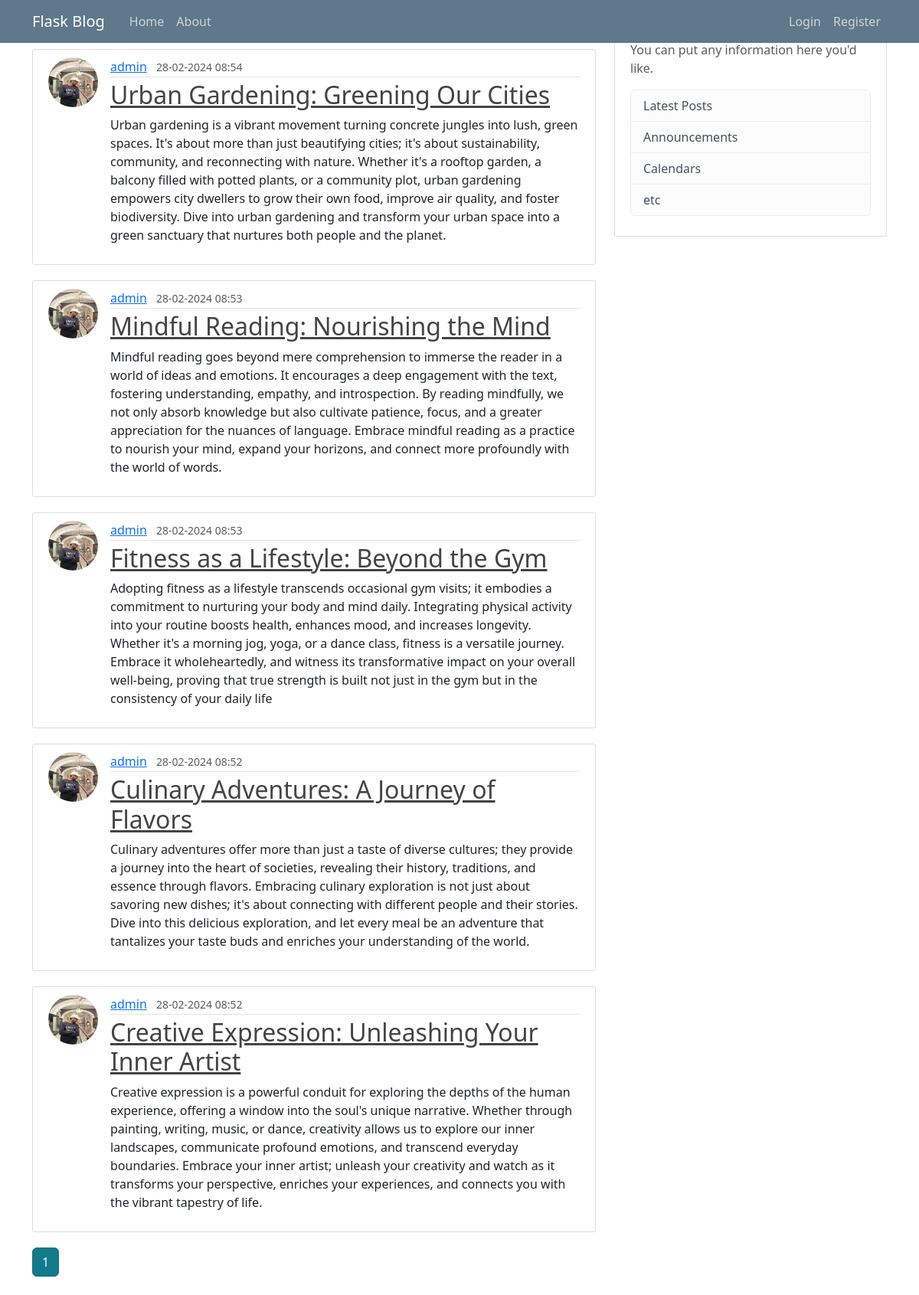
The app's page /user/admin, older data.
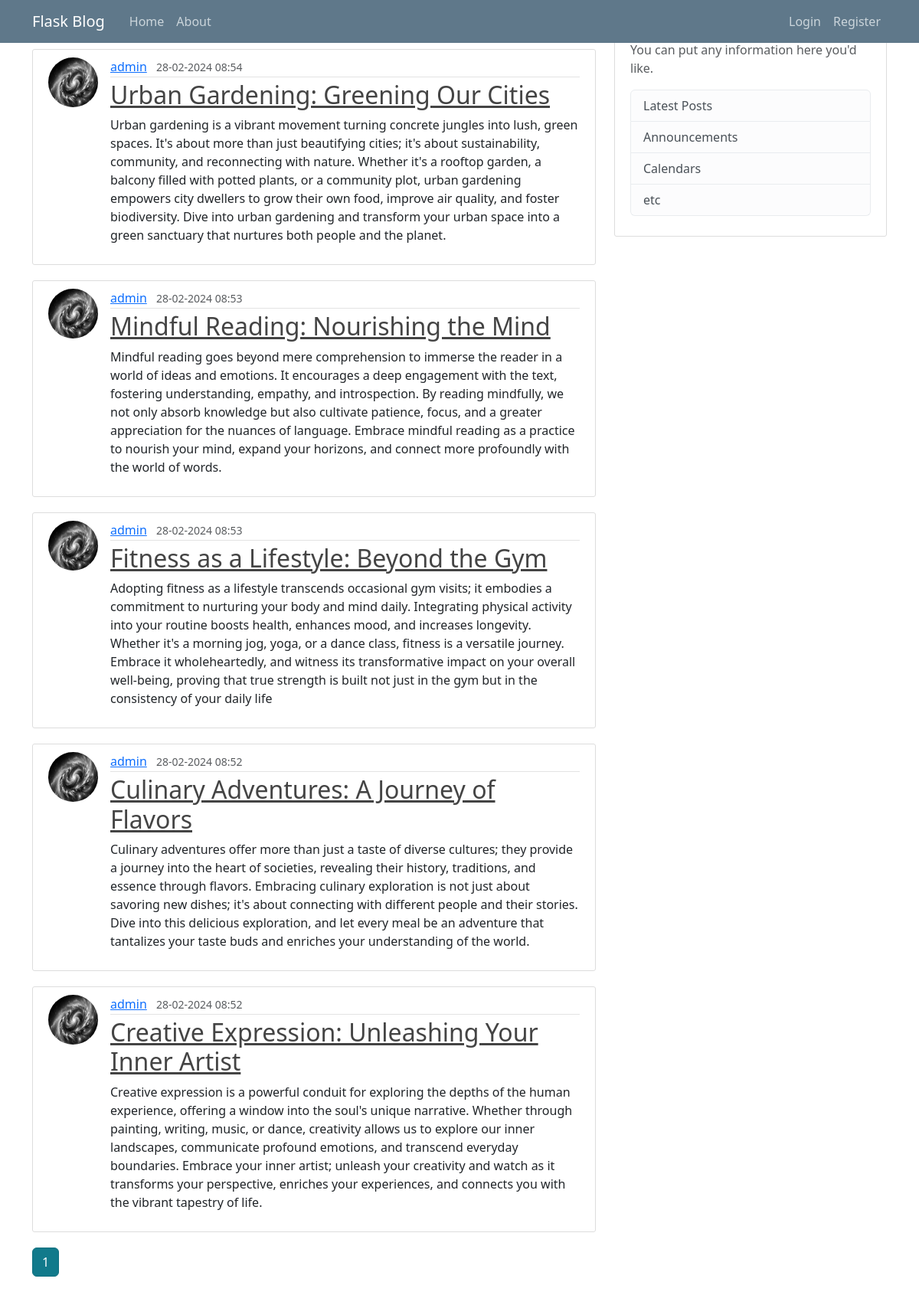
The same page, newer data.
### app/models.py (models this page shows, shortened)
class Posts(db.Model):
    id = db.Column(db.Integer, primary_key=True)
    title = db.Column(db.String(20), nullable=False)
    date_posted = db.Column(db.DateTime, nullable=False, default=datetime.utcnow)
    content = db.Column(db.Text, nullable=False)
    user_id = db.Column(db.Integer, db.ForeignKey('user.id'),nullable=False)

class User(db.Model, UserMixin):
    id = db.Column(db.Integer, primary_key=True)
    username: str = db.Column(db.String(20), unique=True, nullable=False)
    email: str = db.Column(db.String(120), unique=True, nullable=False)
    image_file: str = db.Column(db.String(120), nullable=False, default='default.jpg')
    password = db.Column(db.String(60), nullable=False)
    posts = db.relationship('Posts',
                            backref='author', lazy=True)

### app/routes.py (the view)
@app.route("/user/<string:username>")
def user_post(username):
    page = request.args.get('page', 1, type=int)
    user = User.query.filter_by(username=username).first_or_404()
    posts = Posts.query.filter_by(author=user)\
        .order_by(Posts.date_posted.desc())\
        .paginate(page=page, per_page=5)  # Adjusted per_page to 5 as in the first function
    return render_template('user_post.html', posts=posts, user=user)  # Adjusted to use 'user_posts.html'

### app/templates/user_post.html
{% extends "layout.html" %}
{% block content %}
    <h1 class="mb-3">Post By {{ user.username}} ({{posts.total}})</h1>
    {% for post in posts.items %}
        <article class="media content-section">
            <img class="rounded-circle article-img" src="{{ url_for('static', filename='profile-pictures/' ~ post.author.image_file) }}">
          <div class="media-body">
            <div class="article-metadata">
              <a class="mr-2" href="{{ url_for('user_post', username=post.author.username)}}">{{ post.author.username }}</a>
              <small class="text-muted">{{ post.date_posted.strftime('%d-%m-%Y %H:%M') }}</small>
            </div>
            <h2><a class="article-title" href="{{ url_for('post', post_id=post.id) }}">{{ post.title }}</a></h2>
            <p class="article-content">{{ post.content }}</p>
          </div>
        </article>
    {% endfor %}
    {% for page_num in posts.iter_pages(left_edge=1, right_edge=1, left_current=1, right_current=2) %}
        {% if page_num %}
            {% if posts.page == page_num %}
                <a class="btn btn-info active mb-4" href="{{ url_for('user_post', username=user.username, page=page_num) }}">{{ page_num }}</a>
            {% else %}
                <a class="btn btn-outline-info mb-4" href="{{ url_for('user_post', username=user.username, page=page_num) }}">{{ page_num }}</a>
            {% endif %}
        {% else %}
            ...
        {% endif %}
    {% endfor %}
{% endblock content %}

### app/templates/layout.html (shortened to what this page needs)
<!DOCTYPE html>
<html>
<head>
    <link rel="stylesheet" href="https://cdn.jsdelivr.net/npm/bootstrap@4.4.1/dist/css/bootstrap.min.css">
    <link rel='stylesheet' type= 'text/css' href="{{ url_for('static', filename='main.css') }}">
    <link rel="stylesheet" href="https://cdn.jsdelivr.net/npm/bootstrap@5.5.0/dist/css/bootstrap.min.css">
</head>
<body>
<header class="site-header">
  <nav class="navbar navbar-expand-md navbar-dark bg-steel fixed-top">
    <div class="container">
      <a class="navbar-brand mr-4" href="{{ url_for('home') }}">Flask Blog</a>
      <div class="collapse navbar-collapse" id="navbarToggle">
        <div class="navbar-nav mr-auto">
          <a class="nav-item nav-link" href="{{ url_for('home') }}">Home</a>
          <a class="nav-item nav-link" href="{{ url_for('about') }}">About</a>
        </div>
        <div class="navbar-nav">
            {% if current_user.is_authenticated %}
            <a class="nav-item nav-link" href="{{ url_for('create_post') }}">New Post</a>
            <a class="nav-item nav-link" href="{{ url_for('account') }}">Account</a>
            <a class="nav-item nav-link" href="{{ url_for('logout') }}">Logout</a>
            {% else %}
            <a class="nav-item nav-link" href="{{ url_for('login') }}">Login</a>
            <a class="nav-item nav-link" href="{{ url_for('register') }}">Register</a>
            {% endif %}
        </div>
      </div>
    </div>
  </nav>
</header>
<main role="main" class="container">
  <div class="row">
    <div class="col-md-8">
      {% block content %}{% endblock %}
    </div>
    <div class="col-md-4">
      <div class="content-section">
        <h3>Our Sidebar</h3>
        <p class='text-muted'>You can put any information here you'd like.
          <ul class="list-group">
            <li class="list-group-item list-group-item-light">Latest Posts</li>
            <li class="list-group-item list-group-item-light">Announcements</li>
            <li class="list-group-item list-group-item-light">Calendars</li>
            <li class="list-group-item list-group-item-light">etc</li>
          </ul>
        </p>
      </div>
    </div>
  </div>
</main>
</body>
</html>

### app/static/main.css (style rules this page uses)
body { background: #fafafa; color: #333333; margin-top: 5rem; }
h1, h2, h3, h4, h5, h6 { color: #444444; }
.bg-steel { background-color: #5f788a; }
.site-header .navbar-nav .nav-link { color: #cbd5db; }
.content-section { background: #ffffff; padding: 10px 20px; border: 1px solid #dddddd; border-radius: 3px; margin-bottom: 20px; }
.article-title { color: #444444; }
.article-content { white-space: pre-line; }
.article-img { height: 65px; width: 65px; margin-right: 16px; }
.article-metadata { padding-bottom: 1px; margin-bottom: 4px; border-bottom: 1px solid #e3e3e3 }

Row changes from the older to the newer data that the page shows:
changed through a linked row, Posts "Urban Gardening: Greening Our Cities": image_file: a different picture
changed through a linked row, Posts "Mindful Reading: Nourishing the Mind": image_file: a different picture
changed through a linked row, Posts "Fitness as a Lifestyle: Beyond the Gym": image_file: a different picture
changed through a linked row, Posts "Culinary Adventures: A Journey of Flavors": image_file: a different picture
changed through a linked row, Posts "Creative Expression: Unleashing Your Inner Artist": image_file: a different picture
